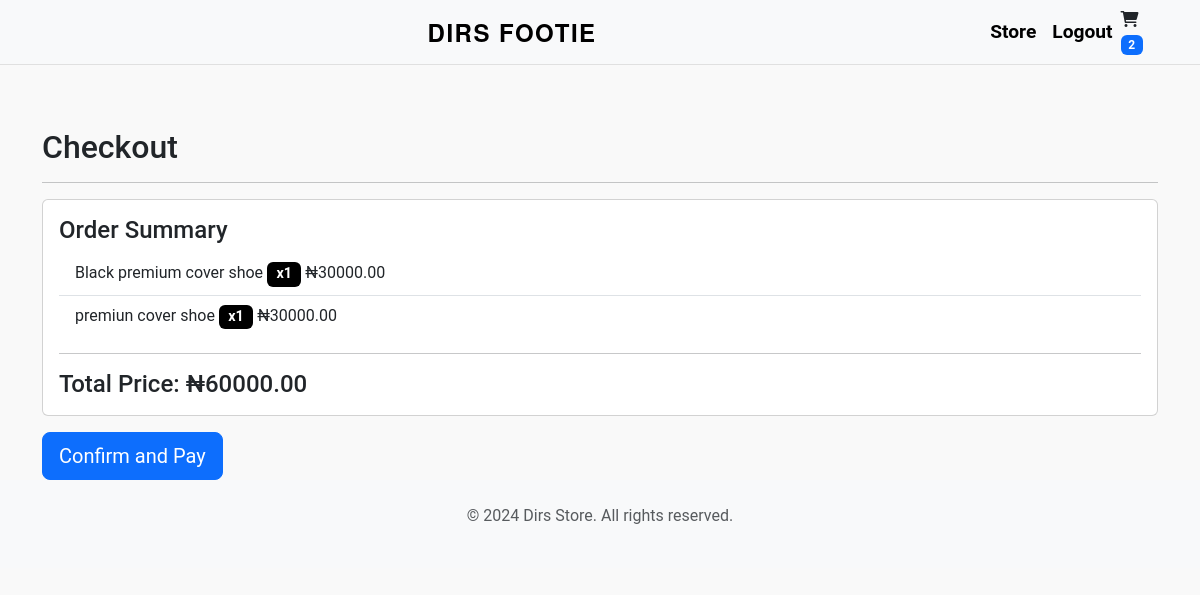
Before: /store/checkout/ (signed in) with the older database file.
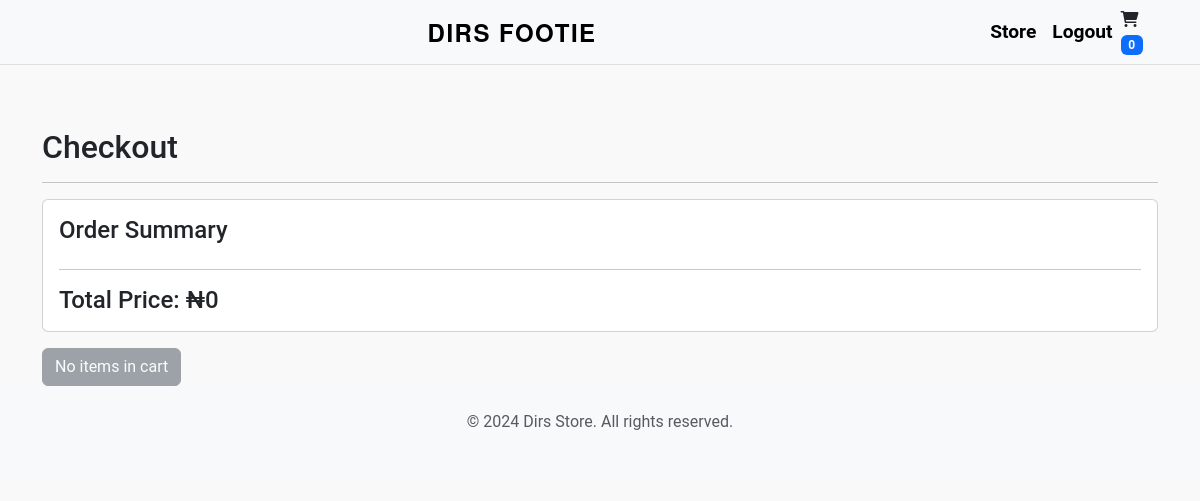
After: the same page with the newer database file.
### store/models.py (models this page shows, shortened)
class CartItem(models.Model):
    cart = models.ForeignKey(Cart, on_delete=models.CASCADE)
    product = models.ForeignKey(Product, on_delete=models.CASCADE)
    quantity = models.PositiveIntegerField(default=1)
    def get_total_price(self):
        return self.quantity * self.product.price

class Product(models.Model):
    CATEGORY_CHOICES = [
        ('Clothes', 'Clothes'),
        ('Shoes', 'Shoes'),
        ('Trousers', 'Trousers'),
        ('Bags', 'Bags'),
    ]
    name = models.CharField(max_length=255)
    description = models.TextField()
    price = models.DecimalField(max_digits=10, decimal_places=2)
    category = models.CharField(max_length=50, choices=CATEGORY_CHOICES)
    image = models.ImageField(upload_to='products/')

### store/views.py (the view, shortened to what this page needs)
# urls.py: path('checkout/', views.checkout_view, name='checkout'),
@login_required
def checkout_view(request):
    cart = Cart.objects.get(user=request.user)
    cart_items = CartItem.objects.filter(cart=cart)
    total_price = sum(item.get_total_price() for item in cart_items)
    return render(request, 'store/checkout.html', {
        'cart_items': cart_items,
        'total_price': total_price,
    })

### store/context_processors.py (called while the page is built)
def cart_item_count(request):
    if request.user.is_authenticated:
        cart = Cart.objects.filter(user=request.user).first()
        if cart:
            total_items = CartItem.objects.filter(cart=cart).count()
            return {'cart_item_count': total_items}
    return {'cart_item_count': 0}

### store/templates/store/checkout.html (shortened to what this page needs)
{% extends 'store/base.html' %}
{% block content %}
<div class="container mt-5">
    <h2>Checkout</h2>
    <hr>
    <div class="card">
        <div class="card-body">
            <h4 class="card-title">Order Summary</h4>
            <ul class="list-group list-group-flush">
                {% for item in cart_items %}
                <li class="list-group-item">
                    <span>{{ item.product.name }}</span>
                    <span class="badge badge-primary badge-pill">x{{ item.quantity }}</span>
                    <span class="float-right">₦{{ item.get_total_price }}</span>
                </li>
                {% endfor %}
            </ul>
            <hr>
            <h4 class="card-text">Total Price: ₦{{ total_price }}</h4>
        </div>
    </div>
    {% if cart_items %}
        <form method="POST" class="mt-3">
            <button type="submit" class="btn btn-primary btn-lg btn-block">Confirm and Pay</button>
        </form>
    {% else %}
        <button type="button" class="btn btn-secondary mt-3" disabled>No items in cart</button>
    {% endif %}
</div>
{% endblock %}

Changed rows visible on the page:
removed CartItem: product.name "Black premium cover shoe", quantity "1", get_total_price "30000.00"
removed CartItem: product.name "premiun cover shoe", quantity "1", get_total_price "30000.00"
Other visible differences:
{{ cart_item_count }}: "2" → "0"
{{ total_price }}: "60000.00" → "0"
text no longer shown: "Confirm and Pay"
text now shown: "No items in cart"
